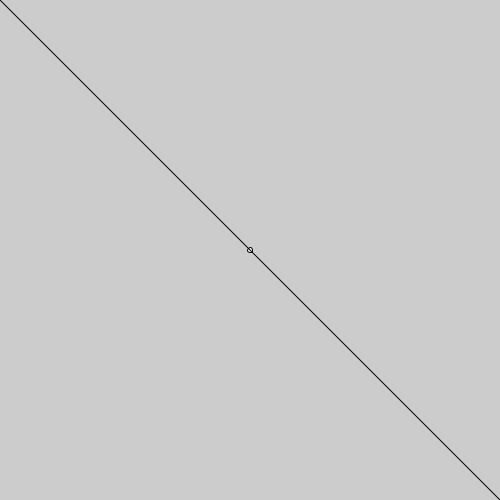
Frame 1 (no input)
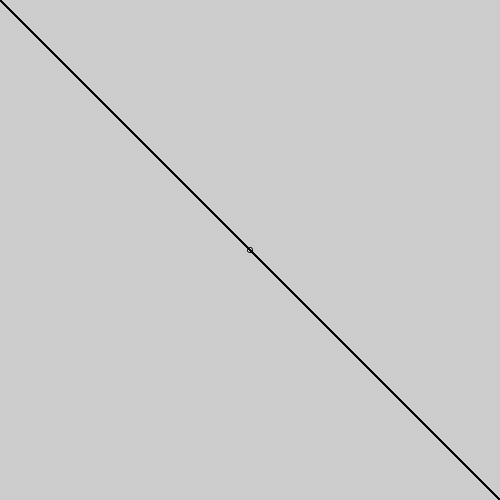
Frame 60 (the mouse pressed at the canvas centre just before this capture)
Frame 120 (the mouse held since frame 60 and released just before this capture): identical to frame 60, image omitted

The Processing sketch that drew these frames (run headless with seeded random() and noise(); from frame 60 on, the mouse is pressed at the canvas centre):

// Processing sketch: simulation_50_electricfield01
// ── simulation_50_electricfield01.pde
/*
physics simulation
electric fields - one source q

created 2016.09.20.
by Wool(wool@wool.pe.kr)
ref : https://www.processing.org/tutorials/pvector/
*/

int q_0 = 1;


PVector location;
PVector field;

void setup() {
  size(500,500);
  translate(width/2,height/2);
   
  ellipse(0,0,5,5);
}


void draw() {
   
  location = new PVector(mouseX-width/2,mouseY-height/2);
  
  float mag_squre = location.mag() * location.mag();
  
  field = new PVector(mag_squre,mag_squre);
  
  stroke(0);
  fill(175);
  line(location.x, location.y, field.x,field.y);
}
